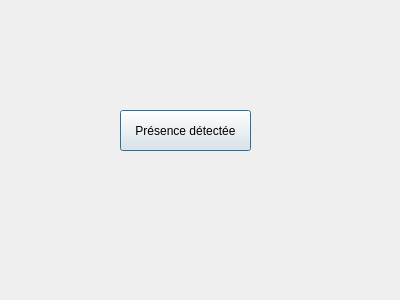
<?xml version="1.0" encoding="UTF-8"?>
<ui version="4.0">
 <class>Detecteur</class>
 <widget class="QDialog" name="Detecteur">
  <property name="geometry">
   <rect>
    <x>0</x>
    <y>0</y>
    <width>400</width>
    <height>300</height>
   </rect>
  </property>
  <property name="windowTitle">
   <string>Dialog</string>
  </property>
  <widget class="QPushButton" name="pushButtonIntrus">
   <property name="geometry">
    <rect>
     <x>120</x>
     <y>110</y>
     <width>131</width>
     <height>41</height>
    </rect>
   </property>
   <property name="text">
    <string>Présence détectée</string>
   </property>
  </widget>
 </widget>
 <resources/>
 <connections/>
</ui>
